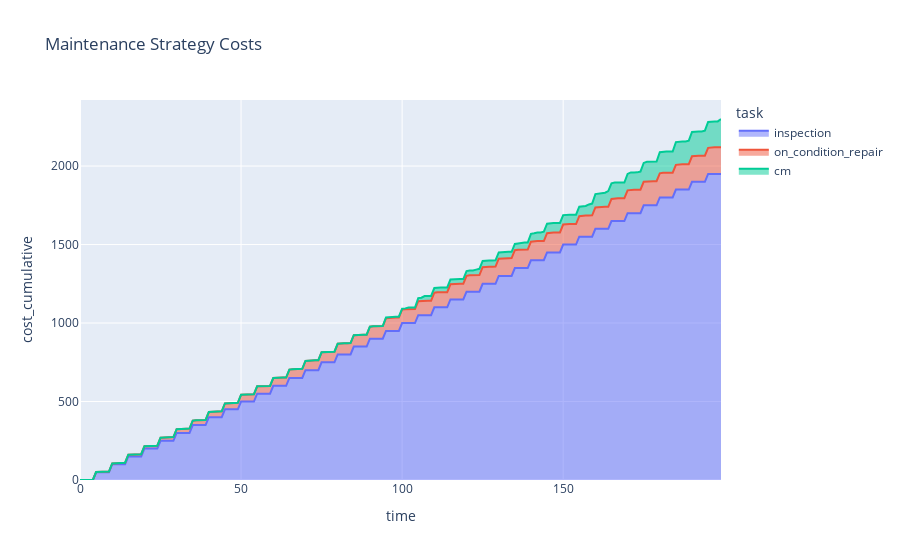

The cell this chart's notebook holds for it:
### Code cell
fig = px.area(df, x="time", y="cost_cumulative", color="task", title='Maintenance Strategy Costs')
fig.show()

### Figure 1 — Plotly figure (JSON) as saved in the notebook; plotly's stock layout.template omitted (floating-point values rounded to 4 significant figures; data arrays with more than 128 entries replaced by an {"elided": "..."} marker saying what was removed)
{"data": [{"hovertemplate": "task=inspection<br>time=%{x}<br>cost_cumulative=%{y}<extra></extra>", "legendgroup": "inspection", "line": {"color": "#636efa"}, "mode": "lines", "name": "inspection", "orientation": "v", "showlegend": true, "stackgroup": "1", "type": "scatter", "x": {"elided": "200 int values"}, "xaxis": "x", "y": {"elided": "200 int values"}, "yaxis": "y"}, {"hovertemplate": "task=on_condition_repair<br>time=%{x}<br>cost_cumulative=%{y}<extra></extra>", "legendgroup": "on_condition_repair", "line": {"color": "#EF553B"}, "mode": "lines", "name": "on_condition_repair", "orientation": "v", "showlegend": true, "stackgroup": "1", "type": "scatter", "x": {"elided": "200 int values"}, "xaxis": "x", "y": {"elided": "200 float values"}, "yaxis": "y"}, {"hovertemplate": "task=cm<br>time=%{x}<br>cost_cumulative=%{y}<extra></extra>", "legendgroup": "cm", "line": {"color": "#00cc96"}, "mode": "lines", "name": "cm", "orientation": "v", "showlegend": true, "stackgroup": "1", "type": "scatter", "x": {"elided": "200 int values"}, "xaxis": "x", "y": {"elided": "200 int values"}, "yaxis": "y"}], "layout": {"legend": {"title": {"text": "task"}, "tracegroupgap": 0}, "title": {"text": "Maintenance Strategy Costs"}, "xaxis": {"anchor": "y", "domain": [0, 1], "title": {"text": "time"}}, "yaxis": {"anchor": "x", "domain": [0, 1], "title": {"text": "cost_cumulative"}}}}
